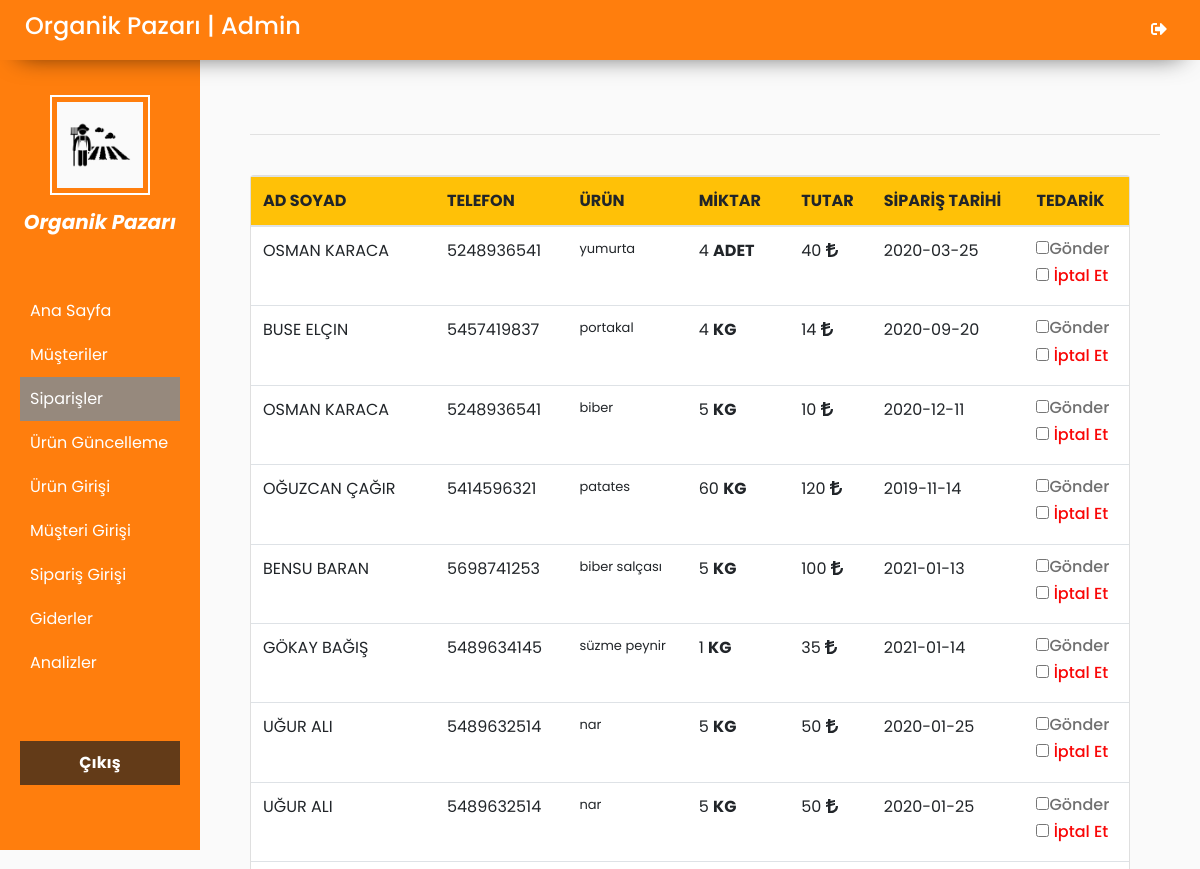
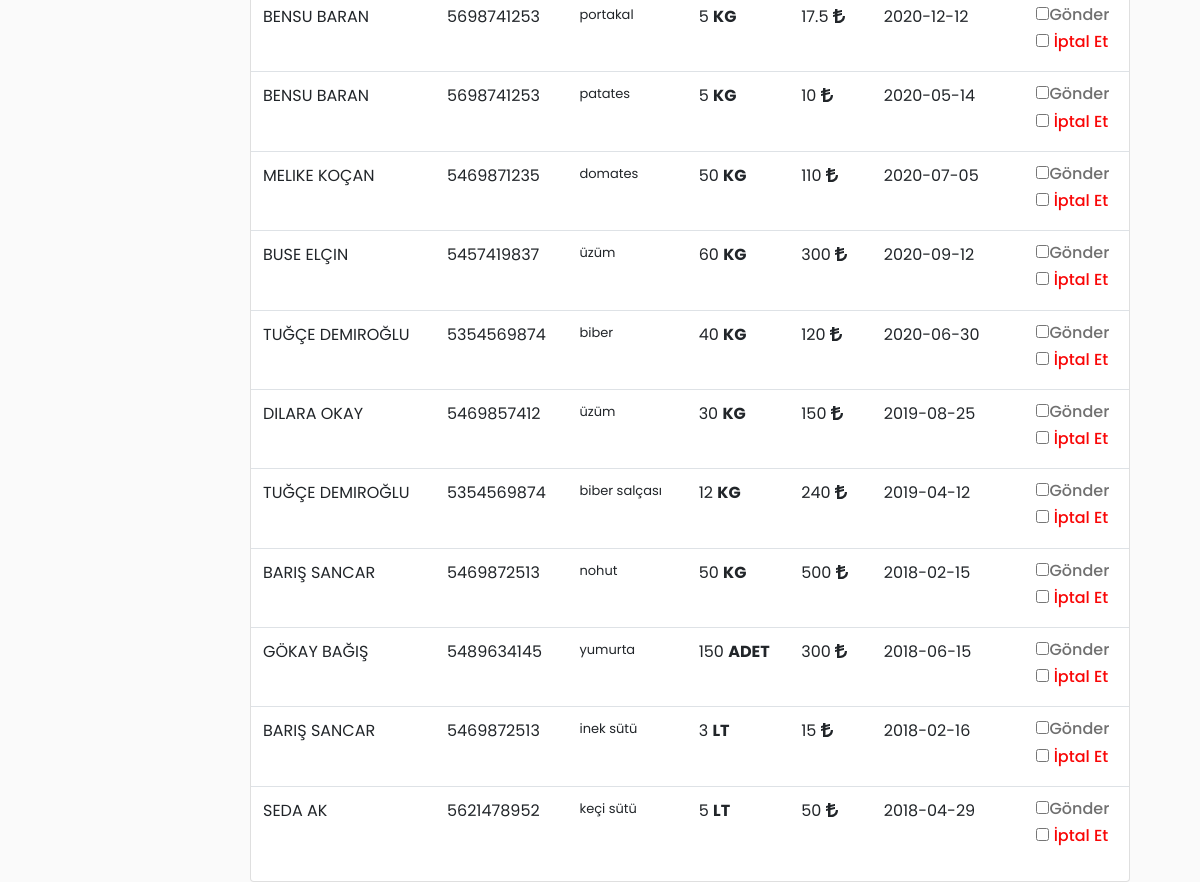
/siparisler (signed in), run on the app's committed database (2 pictures, top to bottom).
### tables this page shows
CREATE TABLE `siparisler` (
  `siparis_id` int(11) NOT NULL,
  `musteri_id` int(11) NOT NULL,
  `urun_id` int(11) NOT NULL,
  `miktar` float NOT NULL,
  `birim` varchar(255) NOT NULL,
  `birim_fiyat` decimal(15,2) NOT NULL,
  `siparis_tarihi` date DEFAULT NULL
);

CREATE TABLE `musteriler` (
  `musteri_id` int(11) NOT NULL,
  `ad_soyad` varchar(255) DEFAULT NULL,
  `telefon` varchar(11) DEFAULT NULL,
  `e_posta` varchar(255) DEFAULT NULL,
  `adres` int(11) DEFAULT NULL,
  `dogum_tarihi` date DEFAULT NULL,
  `parola` varchar(255) DEFAULT NULL,
  `il_id` int(11) NOT NULL,
  `ilce_adi` int(11) NOT NULL,
  `cinsiyet` int(10) NOT NULL
);

CREATE TABLE `urun_kayit` (
  `urun_id` int(11) NOT NULL,
  `urun_ad` varchar(255) DEFAULT NULL,
  `kategori_id` int(11) DEFAULT NULL,
  `fiyat` float DEFAULT NULL,
  `birim` varchar(255) DEFAULT NULL,
  `stok` int(11) DEFAULT NULL
);

### index.php (called while the page is built, shortened)
<?php
require controller(route(0));

### app/controller/siparisler.php (the view, shortened to what this page needs)
         <div id="content">
            <br/>
            <BR>
                <hr >
<br>
            <div class="row">
                <div class="col col-sm-12 col-md-6 " >
                    <div class="card text-left" style="width: 200%;">
                        <?php
                        $siparis= $db->query("SELECT * FROM siparisler INNER JOIN musteriler ON siparisler.musteri_id = musteriler.musteri_id
                       INNER JOIN urun_kayit ON siparisler.urun_id = urun_kayit.urun_id ")->fetchAll(PDO::FETCH_ASSOC);
                            echo "<table class='table' >";
                            echo "<thead class='bg-warning'>";
                            echo "<tr >";
                            echo "<th scope='col'>AD SOYAD</th>";
                            echo "<th scope='col'>TELEFON</th>";
                            echo "<th scope='col' >ÜRÜN</th>";
                            echo "<th scope='col' >MİKTAR</th>";
                            echo "<th scope='col' >TUTAR</th>";
                            echo "<th scope='col' >SİPARİŞ TARİHİ</th>";
                            echo "<th scope='col' >TEDARİK</th>";
                            echo "</tr>";
                            echo "</thead>";
                            echo "<tbody>";
                            echo "<tr>";
                            foreach ($siparis as $key => $row) {
                                echo "<td style='text-transform: uppercase;'>".$row["ad_soyad"]."</td>";
                                echo "<td  >".$row["telefon"]." </td>";
                                echo "<td style='font-size:13px;'> ".$row["urun_ad"]."</td>";
                                echo "<td style='text-transform: uppercase;'>".$row["miktar"]." <b>".$row["birim"]."</b></td>";
                                echo "<td  >".$row["miktar"]*$row["birim_fiyat"]. " <i class='fas fa-lira-sign'></i></td>";
                                echo "<td >".$row["siparis_tarihi"]. "</td>";
                                echo "<td>
                                  <h6 style='color:#707070; cursor:pointer;'><input type='checkbox' data-msg-required='Onay / İptal ' value='onay'>Gönder</h6>
                                  <h6 style='color:#f90606;cursor:pointer;'><input type='checkbox' data-msg-required='Onay / İptal ' value='onay'> İptal Et</h6>
                                  </td>";
                                echo "</tr>";
                                     }
                            echo "</table>";
                                                ?>
                    </div>
                </div>
        </div>
</div>
</body>
</html>

### public/styles/admin-panel.css (style rules this page uses)
body { font-family: 'Poppins', sans-serif; background: #fafafa; }
#content { width: calc(100% - 250px); padding-top: 40px; padding-right: 40px; min-height: 100vh; transition: all 0.3s; position: absolute; margin-top: 30px; right: 0; }

### data on the page
siparisler: musteri.ad_soyad "OSMAN KARACA", musteri.telefon "5248936541", urun.urun_ad "yumurta", miktar "4", urun.birim "ADET", $row["miktar"]*$row["birim_fiyat"] "40", siparis_tarihi "2020-03-25"
siparisler: musteri.ad_soyad "BUSE ELÇIN", musteri.telefon "5457419837", urun.urun_ad "portakal", miktar "4", urun.birim "KG", $row["miktar"]*$row["birim_fiyat"] "14", siparis_tarihi "2020-09-20"
siparisler: musteri.ad_soyad "OSMAN KARACA", musteri.telefon "5248936541", urun.urun_ad "biber", miktar "5", urun.birim "KG", $row["miktar"]*$row["birim_fiyat"] "10", siparis_tarihi "2020-12-11"
siparisler: musteri.ad_soyad "OĞUZCAN ÇAĞIR", musteri.telefon "5414596321", urun.urun_ad "patates", miktar "60", urun.birim "KG", $row["miktar"]*$row["birim_fiyat"] "120", siparis_tarihi "2019-11-14"
siparisler: musteri.ad_soyad "BENSU BARAN", musteri.telefon "5698741253", urun.urun_ad "biber salçası", miktar "5", urun.birim "KG", $row["miktar"]*$row["birim_fiyat"] "100", siparis_tarihi "2021-01-13"
siparisler: musteri.ad_soyad "GÖKAY BAĞIŞ", musteri.telefon "5489634145", urun.urun_ad "süzme peynir", miktar "1", urun.birim "KG", $row["miktar"]*$row["birim_fiyat"] "35", siparis_tarihi "2021-01-14"
siparisler: musteri.ad_soyad "UĞUR ALI", musteri.telefon "5489632514", urun.urun_ad "nar", miktar "5", urun.birim "KG", $row["miktar"]*$row["birim_fiyat"] "50", siparis_tarihi "2020-01-25"
siparisler: musteri.ad_soyad "UĞUR ALI", musteri.telefon "5489632514", urun.urun_ad "nar", miktar "5", urun.birim "KG", $row["miktar"]*$row["birim_fiyat"] "50", siparis_tarihi "2020-01-25"
siparisler: musteri.ad_soyad "BENSU BARAN", musteri.telefon "5698741253", urun.urun_ad "portakal", miktar "5", urun.birim "KG", $row["miktar"]*$row["birim_fiyat"] "17.5", siparis_tarihi "2020-12-12"
siparisler: musteri.ad_soyad "BENSU BARAN", musteri.telefon "5698741253", urun.urun_ad "patates", miktar "5", urun.birim "KG", $row["miktar"]*$row["birim_fiyat"] "10", siparis_tarihi "2020-05-14"
siparisler: musteri.ad_soyad "MELIKE KOÇAN", musteri.telefon "5469871235", urun.urun_ad "domates", miktar "50", urun.birim "KG", $row["miktar"]*$row["birim_fiyat"] "110", siparis_tarihi "2020-07-05"
siparisler: musteri.ad_soyad "BUSE ELÇIN", musteri.telefon "5457419837", urun.urun_ad "üzüm", miktar "60", urun.birim "KG", $row["miktar"]*$row["birim_fiyat"] "300", siparis_tarihi "2020-09-12"
siparisler: musteri.ad_soyad "TUĞÇE DEMIROĞLU", musteri.telefon "5354569874", urun.urun_ad "biber", miktar "40", urun.birim "KG", $row["miktar"]*$row["birim_fiyat"] "120", siparis_tarihi "2020-06-30"
siparisler: musteri.ad_soyad "DILARA OKAY", musteri.telefon "5469857412", urun.urun_ad "üzüm", miktar "30", urun.birim "KG", $row["miktar"]*$row["birim_fiyat"] "150", siparis_tarihi "2019-08-25"
siparisler: musteri.ad_soyad "TUĞÇE DEMIROĞLU", musteri.telefon "5354569874", urun.urun_ad "biber salçası", miktar "12", urun.birim "KG", $row["miktar"]*$row["birim_fiyat"] "240", siparis_tarihi "2019-04-12"
siparisler: musteri.ad_soyad "BARIŞ SANCAR", musteri.telefon "5469872513", urun.urun_ad "nohut", miktar "50", urun.birim "KG", $row["miktar"]*$row["birim_fiyat"] "500", siparis_tarihi "2018-02-15"
siparisler: musteri.ad_soyad "GÖKAY BAĞIŞ", musteri.telefon "5489634145", urun.urun_ad "yumurta", miktar "150", urun.birim "ADET", $row["miktar"]*$row["birim_fiyat"] "300", siparis_tarihi "2018-06-15"
siparisler: musteri.ad_soyad "BARIŞ SANCAR", musteri.telefon "5469872513", urun.urun_ad "inek sütü", miktar "3", urun.birim "LT", $row["miktar"]*$row["birim_fiyat"] "15", siparis_tarihi "2018-02-16"
siparisler: musteri.ad_soyad "SEDA AK", musteri.telefon "5621478952", urun.urun_ad "keçi sütü", miktar "5", urun.birim "LT", $row["miktar"]*$row["birim_fiyat"] "50", siparis_tarihi "2018-04-29"
